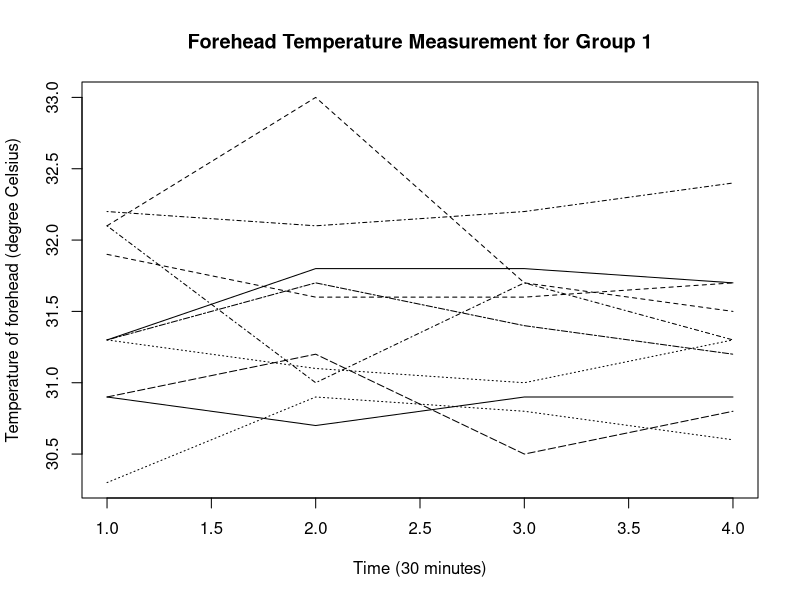
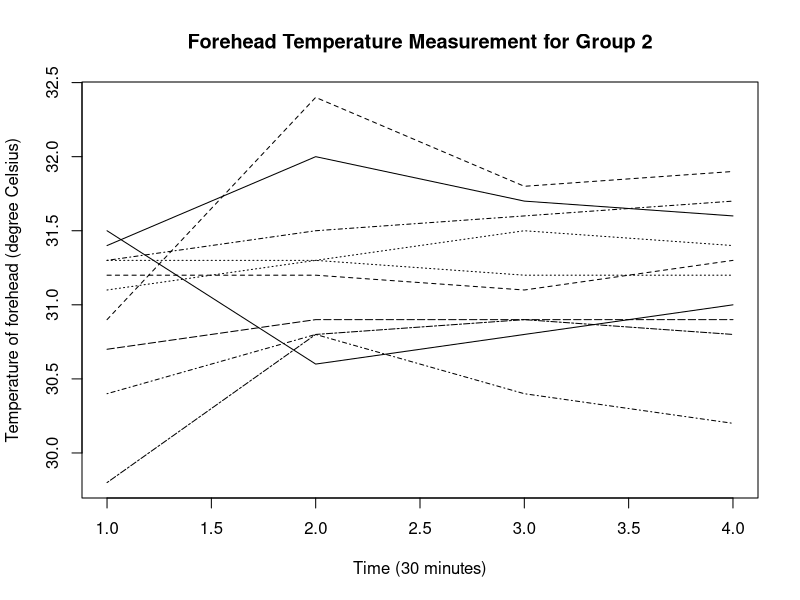
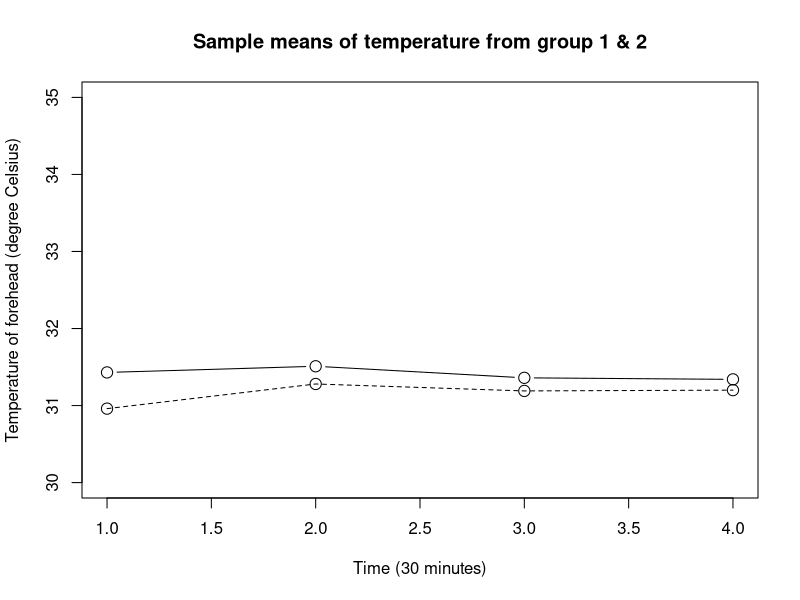

These charts were generated, in order, by the following R code:
## ---- chunk 1
knitr::opts_chunk$set(echo = TRUE)
## ---- chunk 2

y11<-c(30.9,31.9,31.3,32.1,30.9,31.3,31.3,32.1,30.3,32.2)
y12<-c(30.7,31.6,31.1,31.0,31.2,31.7,31.8,33.0,30.9,32.1)
y13<-c(30.9,31.6,31.0,31.7,30.5,31.4,31.8,31.7,30.8,32.2)
y14<-c(30.9,31.7,31.3,31.3,30.8,31.2,31.7,31.5,30.6,32.4)
y1<-cbind(y11,y12,y13,y14)

y21 <- c(31.5, 31.2, 31.3, 30.4, 30.7, 29.8, 31.4, 30.9, 31.1, 31.3)
y22 <- c(30.6, 31.2, 31.3, 30.8, 30.9, 30.8, 32.0, 32.4, 31.3, 31.5)
y23 <- c(30.8, 31.1, 31.5, 30.4, 30.9, 30.9, 31.7, 31.8, 31.2, 31.6)
y24 <- c(31.0, 31.3, 31.4, 30.2, 30.9, 30.8, 31.6, 31.9, 31.2, 31.7)
y2 <- cbind(y21, y22, y23, y24)

y <- rbind(y1, y2)

group <- rep(1:2, c(10, 10))


## ---- chunk 3

long.plot <- function(clus,time,x,xlabel="Time",ylabel="Data",sub=" ",main=" ",cex=1){
  ord<-sort.list(clus)
  nn<-length(clus)
  clus<-clus[ord]
  time<-time[ord]
  x<-x[ord]
  n<-seq(nn)
  cnj<-n[!duplicated(clus)]-1
  m<-length(cnj)   # number of clusters
  cnj<-c(cnj,nn)   # vector of cluster sizes
  
  for (i in 1:m){
    tj<-time[(cnj[i]+1):cnj[i+1]]
    xj<-x[(cnj[i]+1):cnj[i+1]]
    sel<-!is.na(tj) & !is.na(xj)
    if(i==1)
      plot(tj[sel],xj[sel],
           xlim=c(min(time),max(time)),
           ylim=c(min(x[!is.na(x)]), max(x[!is.na(x)])),
           type='l',xlab=xlabel,ylab=ylabel,sub=sub,main=main,cex=cex)
    else lines(tj[sel],xj[sel],lty=i)
  }
}

## ---- chunk 4

### group 1 

id <- rep(1:10,rep(4,10))

time <- rep(c(1:4),10)

meas <- as.vector(t(y[1:10,]))

long.plot(id, time, meas,
          xlabel = 'Time (30 minutes)',
          ylabel = 'Temperature of forehead (degree Celsius)',
          main= 'Forehead Temperature Measurement for Group 1',cex=1.5)

## ---- chunk 5

### group 2

meas <- as.vector(t(y[11:20,]))

long.plot(id, time, meas,
          xlabel = 'Time (30 minutes)',
          ylabel = 'Temperature of forehead (degree Celsius)',
          main= 'Forehead Temperature Measurement for Group 2',cex=1.5)

## ---- chunk 6

plot(c(1, 2, 3, 4),apply(y[1:10,],2,mean),
     xlab='Time (30 minutes)',
     ylab='Temperature of forehead (degree Celsius)',
     type='b',cex=1.5,
     ylim=c(30,35),
     main='Sample means of temperature from group 1 & 2')
lines(c(1, 2, 3, 4),apply(y[11:20,],2,mean),lty=2)
points(c(1, 2, 3, 4),apply(y[11:20,],2,mean),cex=1.5)
legend(8,30,c('Boys','Girls'),lty=1:2)


## ---- chunk 7

fit1 <- manova(y ~ group)

summary(fit1, test = "Hotelling")


## ---- chunk 8

S1<-cov(y[1:10,])
S2<-cov(y[11:20,])
S<-((10-1)*S1+(10-1)*S2)/(20-2)

y1bar<-apply(y[1:10,],2,mean)
y2bar<-apply(y[11:20,],2,mean)

C<-matrix(c(-1,1,0,0,0,-1,1,0,0,0,-1,1),byrow=T,ncol=4)

CSC <- C %*% S %*% t(C)

Cdiffy <- C %*% (y1bar-y2bar)

T2_int <- (10*10)/20 * t(Cdiffy) %*% solve(CSC) %*% Cdiffy

F_int = (20-3-1)/((20-2)*3)*T2_int

1-pf(F_int,3,16)

## ---- chunk 9

newy1 <- c(y11, y21) - c(y12, y22)
newy2 <- c(y12, y22) - c(y13, y23)
newy3<- c(y13, y23) - c(y14, y24)
newy<-cbind(newy1,newy2,newy3)

Sstar<-cov(newy)
ybarstar <- apply(newy,2,mean)
T2_trend <- 20*t(ybarstar) %*% solve(Sstar) %*% ybarstar

F_trend <- (20-4+1)/(19*3) *T2_trend

1-pf(F_trend, 3, 17)

